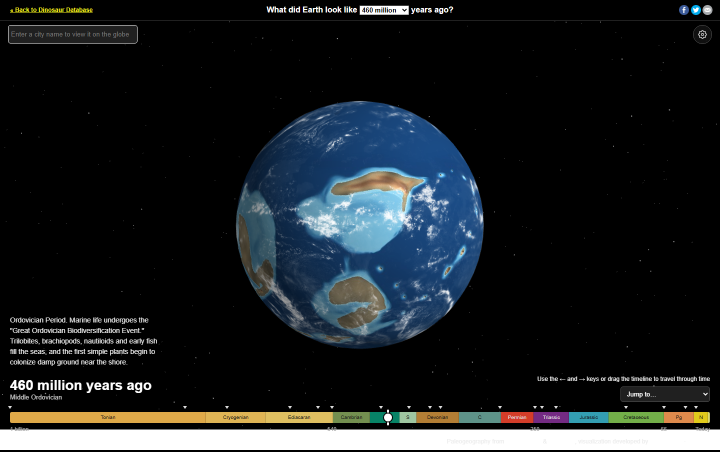
#> input picture _outils/capture-original/screenshot-1440.png, 1440 x 904 px (shown at 1/2 size)
$ python optimiser_vue.py
#> lines starting #> are read from the running program, lines starting #| are printed output that depends on the picture
"""Trouve l'orientation initiale (yaw/pitch) la plus proche de la capture originale."""
import os
from PIL import Image
from playwright.sync_api import sync_playwright

ICI = os.path.dirname(os.path.abspath(__file__))
DOSSIER = os.path.join(ICI, "verification")
REF = os.path.join(ICI, "capture-original", "screenshot-1440.png")
URL = "file:///D:/IA/ReconstitutionPaleoTerre/index.html#460"

original = Image.open(REF).convert("RGB")
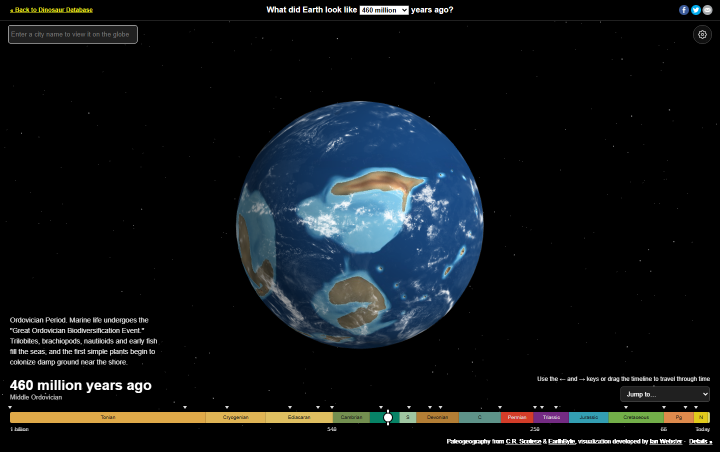
#> original: PIL image 1440x904 RGB (shown at 1/2 size); mean R, G, B 16.2, 20.5, 23.5
# Zone du globe dans la capture originale 1440x904
ref = original.crop((475, 200, 960, 690)).resize((192, 192), Image.LANCZOS)
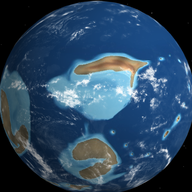
#> ref: PIL image 192x192 RGB; mean R, G, B 44.3, 70.2, 94.8
ref_px = list(ref.getdata())
#> ref_px = 36864 items


def note(im):
    """Écart moyen absolu par canal, sur les seuls pixels du disque."""
    im = im.resize((192, 192), Image.LANCZOS)
    px = list(im.getdata())
    s = n = 0
    for i, (r, g, b) in enumerate(px):
        x = i % 192 - 96
        y = i // 192 - 96
        if x * x + y * y > 94 * 94:
            continue
        a = ref_px[i]
        s += abs(r - a[0]) + abs(g - a[1]) + abs(b - a[2])
        n += 3
    return round(s / n, 2)


candidats = [(-0.8, 0.06), (-0.6, 0.06), (-0.45, 0.06), (-0.3, 0.06),
             (-0.15, 0.06), (0.0, 0.06), (0.15, 0.06), (0.3, 0.06),
             (-0.45, 0.0), (-0.45, 0.12), (-0.3, 0.0), (-0.6, 0.0)]

scores = []
#> (the run stopped early here; a loop or call above may not have finished)
